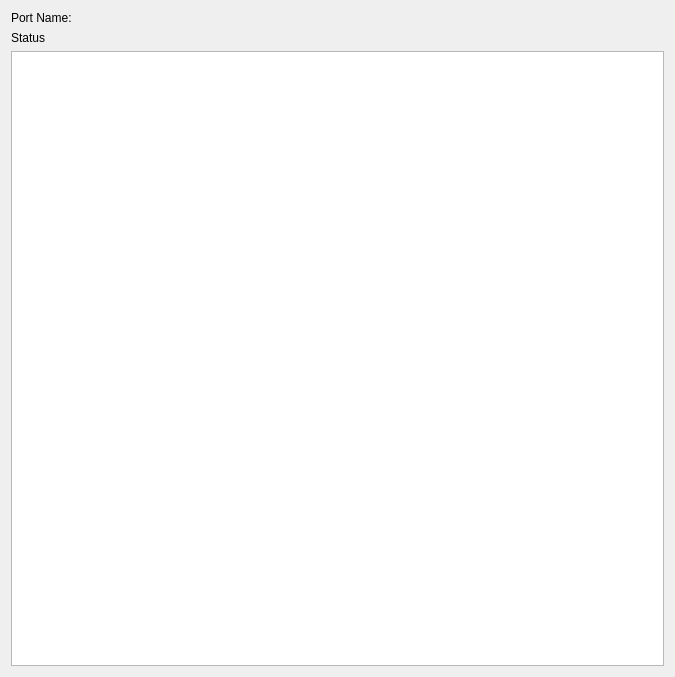
<?xml version="1.0" encoding="UTF-8"?>
<ui version="4.0">
 <class>GMenloDDS120Widget</class>
 <widget class="QWidget" name="GMenloDDS120Widget">
  <property name="geometry">
   <rect>
    <x>0</x>
    <y>0</y>
    <width>675</width>
    <height>677</height>
   </rect>
  </property>
  <property name="windowTitle">
   <string>GMenloDDS120Widget</string>
  </property>
  <layout class="QVBoxLayout" name="pLay">
   <item>
    <layout class="QHBoxLayout" name="portNameLayout">
     <item>
      <layout class="QVBoxLayout" name="pLEDLayout"/>
     </item>
     <item>
      <widget class="QLabel" name="label_2">
       <property name="text">
        <string>Port Name:</string>
       </property>
      </widget>
     </item>
    </layout>
   </item>
   <item>
    <widget class="QLabel" name="label">
     <property name="text">
      <string>Status</string>
     </property>
    </widget>
   </item>
   <item>
    <widget class="QPlainTextEdit" name="pStatusEdit"/>
   </item>
  </layout>
 </widget>
 <layoutdefault spacing="6" margin="11"/>
 <resources/>
 <connections/>
</ui>
